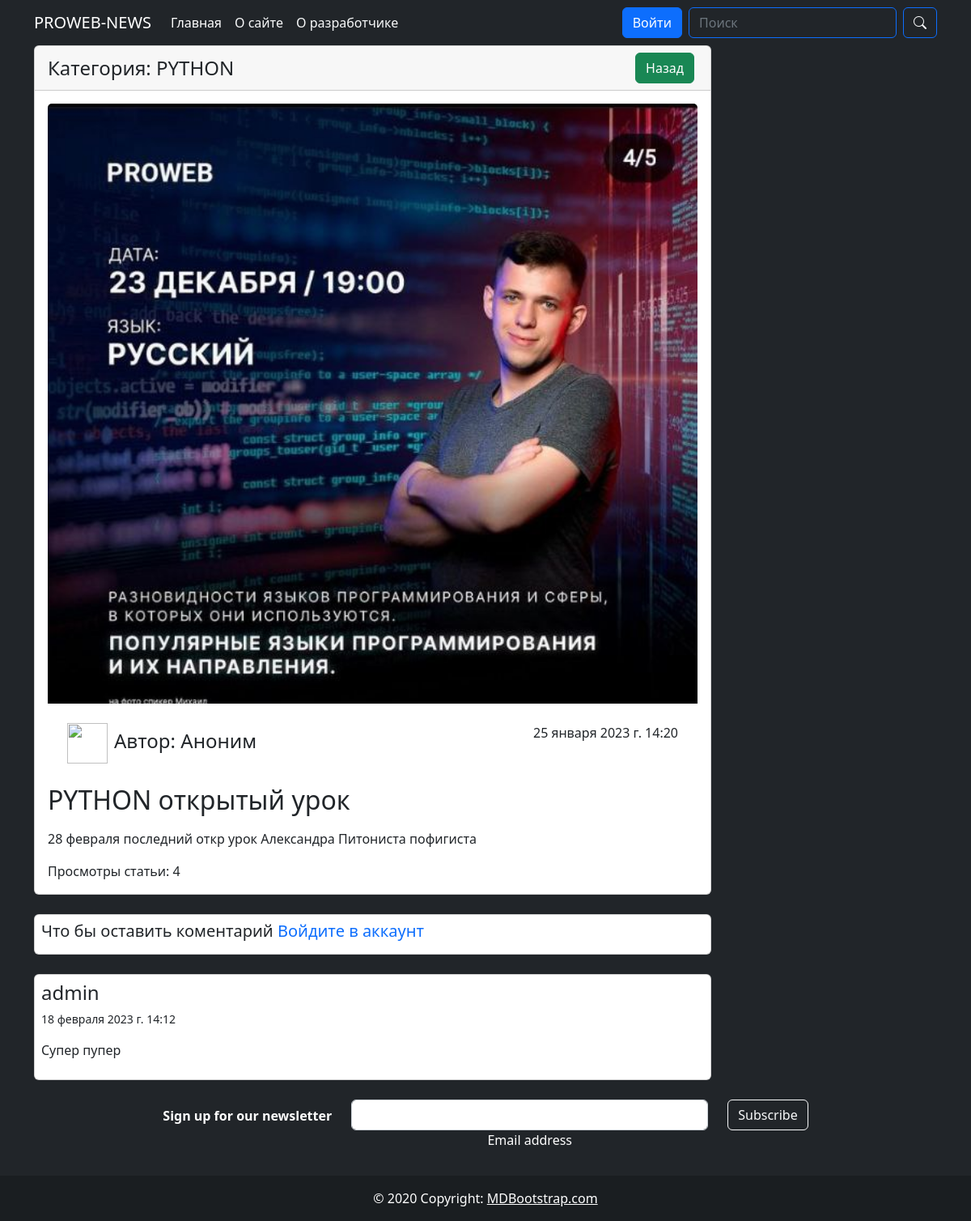
The app's page /article/1 with its own data.
### blog/models.py (models this page shows, shortened)
class Article(models.Model):
    title = models.CharField(max_length=255, verbose_name='Название статьи')
    content = models.TextField(verbose_name='Описание статьи')
    photo = models.ImageField(upload_to='photo/', blank=True, null=True, verbose_name='Добавить картинку')
    created_at = models.DateTimeField(auto_now_add=True, verbose_name='Дата создания')
    updated_at = models.DateTimeField(auto_now=True, verbose_name='Дата обнавления')
    views = models.IntegerField(default=0, verbose_name='Просмотры')
    category = models.ForeignKey(Category, on_delete=models.CASCADE, verbose_name='Категория')
    class Meta:
        verbose_name = 'Статья'
        verbose_name_plural = 'Статьи'

class Category(models.Model):
    title = models.CharField(max_length=255, verbose_name='Название категории')
    def __str__(self):
        return self.title
    class Meta:
        verbose_name = 'Категория'
        verbose_name_plural = 'Категории'

class Comment(models.Model):
    user = models.ForeignKey(User, on_delete=models.CASCADE, verbose_name='Пользователь')
    article = models.ForeignKey(Article, on_delete=models.CASCADE, verbose_name='Статья')
    text = models.TextField(verbose_name='Коментарий')
    created_at = models.DateTimeField(auto_now_add=True, verbose_name='Дата добавления')
    class Meta:
        verbose_name = 'Коментарий'
        verbose_name_plural = 'Коментарии'

### blog/views.py (the view)
# urls.py: path('article/<int:pk>', ArticleDetailView.as_view(), name='article'),
class ArticleDetailView(DetailView):  # article_deteil.html
    model = Article
    context_object_name = 'article'
    def get_context_data(self, **kwargs):
        context = super().get_context_data()
        article = Article.objects.get(pk=self.kwargs['pk'])
        if self.request.user.is_authenticated:
            article.views += 1
            article.save()
        context['title'] = f'Статья: {article.title}'
        if self.request.user.is_authenticated:
            context['comment_form'] = CommentForm()
        context['comments'] = Comment.objects.filter(article=article)
        return context

### blog/forms.py
class LoginForm(AuthenticationForm):
    username = forms.CharField(max_length=50, widget=forms.TextInput(attrs={
        'class': 'form-control',
        'placeholder': 'Имя пользователя'
    }))
    password = forms.CharField(widget=forms.PasswordInput(attrs={
        'class': 'form-control',
        'placeholder': 'Пароль'
    }))

class RegistrationFrom(UserCreationForm):
    password1 = forms.CharField(widget=forms.PasswordInput(attrs={
        'class': 'form-control',
        'placeholder': 'Пароль'
    }))
    password2 = forms.CharField(widget=forms.PasswordInput(attrs={
        'class': 'form-control',
        'placeholder': 'Пароль'
    }))
    username = forms.CharField(widget=forms.TextInput(attrs={
        'class': 'form-control',
        'placeholder': 'Имя пользователя'
    }))
    first_name = forms.CharField(widget=forms.TextInput(attrs={
        'class': 'form-control',
        'placeholder': 'Ваше имя'
    }))
    last_name = forms.CharField(widget=forms.TextInput(attrs={
        'class': 'form-control',
        'placeholder': 'Ваша фамилия'
    }))
    email = forms.EmailField(widget=forms.EmailInput(attrs={
        'class': 'form-control',
        'placeholder': 'Ваша почта'
    }))
    class Meta:
        model = User
        fields = ('username',
                  'first_name',
                  'last_name',
                  'email',
                  'password1',
                  'password2')

### blog/context_processors.py (called while the page is built)
def add_my_forms(request):
    return {
        'login_form': LoginForm(),
        'register_form': RegistrationFrom(),
        'edit_account': EditAccountForm(),
        'edit_profile': EditProfileForm()
    }

### blog/templates/blog/article_detail.html (shortened to what this page needs)
{% extends 'base.html' %}
{% block main %}
<div class="d-flex justify-content-between">
    <div class="col-9">
        <div class="card">
            <div class="card-header d-flex justify-content-between align-items-center">
                <div class="card_category">
                    <a href="" class="h4 text-dark navbar-brand fs-4">Категория: {{ article.category }}</a>
                </div>
                <div class="d-flex justify-content-between">
                    <a href="{% url 'index' %}" class="btn btn-success mx-1">Назад</a>
                </div>
            </div>
            <div class="card-body">
                {% if article.photo %}
                <img src="{{ article.photo.url }}" class="card-img-top" alt="...">
                {% else %}
                <img src="https://pvp.vkplay.ru/s3/upload/ruescommand/966ad75f3c3fffb06d9c3866542e12d1_1574343363.jpg"
                     class="card-img-top" alt="...">
                {% endif %}
                <div class="d-flex justify-content-between p-4">
                    <div class="d-flex justify-content-between">
                        <img src="https://pvp.vkplay.ru/s3/upload/ruescommand/966ad75f3c3fffb06d9c3866542e12d1_1574343363.jpg"
                             width="50" height="50" alt="">
                        <h4 class="p-2">Автор: Аноним</h4>
                    </div>
                    <p>{{ article.created_at }}</p>
                </div>
                <h2>{{ article.title }}</h2>
                <p>{{ article.content|linebreaks }}</p>
                <span>Просмотры статьи: {{ article.views }}</span>
            </div>
        </div>
        <div class="card mt-4 p-2">
            {% if request.user.is_authenticated %}
            <form action="{% url 'save_comment' article.pk %}" method="post">
                {% csrf_token %}
                {{ comment_form.as_p }}
                <button type="submit" class="btn btn-secondary">Оставить комментарий</button>
            </form>
            {% else %}
            <h5>Что бы оставить коментарий <a class="link-primary navbar-brand" href="{% url 'login' %}">Войдите в аккаунт</a></h5>
            {% endif %}
        </div>
        {% for comment in comments %}
            <div class="card mt-4 p-2 ">
                <div class="d-flex  justify-content-between align-items-center">
                <div class="comment_info">
                <h4>{{ comment.user.username }}</h4>
                <p class="small">{{ comment.created_at }}</p>
                <p>{{ comment.text }}</p>
                </div>
                </div>
            </div>
        {% endfor %}
    </div>
    <div class="col-3">
    </div>
</div>
{% endblock main %}

### templates/base.html (shortened to what this page needs)
<!doctype html>
<html lang="en">
<head>
    <link href="https://cdn.jsdelivr.net/npm/bootstrap@5.2.3/dist/css/bootstrap.min.css" rel="stylesheet">
    <link rel="stylesheet" href="https://cdn.jsdelivr.net/npm/bootstrap-icons@1.10.2/font/bootstrap-icons.css">
</head>
<body class="bg-dark">
<nav class="navbar navbar-expand-lg bg-dark navbar-dark">
  <div class="container">
    <a class="navbar-brand" href="{% url 'index' %}">PROWEB-NEWS</a>
    <div class="collapse navbar-collapse" id="navbarSupportedContent">
      <ul class="navbar-nav me-auto mb-2 mb-lg-0">
        <li class="nav-item">
          <a class="nav-link active" aria-current="page" href="{% url 'index' %}">Главная</a>
        </li>
        <li class="nav-item">
          <a class="nav-link text-light" href="#">О сайте</a>
        </li>
        <li class="nav-item">
          <a class="nav-link text-light" href="#">О разработчике</a>
        </li>
      </ul>
      <ul class="navbar-nav   mb-2 mb-lg-0">
        {% if not request.user.is_authenticated %}
        <li class="nav-item mx-2">
          <a class="btn btn-primary" data-bs-toggle="modal" href="#exampleModalToggle" role="button">Войти</a>
        </li>
        {% endif %}
        <li class="nav-item">
          <form class="d-flex" role="search" method="get" action="{% url 'search' %}">
        <input name="q" class="form-control me-2 bg-dark text-light border-primary" type="search" placeholder="Поиск" aria-label="Поиск">
        <button class="btn btn-outline-primary  text-light" type="submit"><i class="bi bi-search"></i></button>
      </form>
        </li>
      </ul>
    </div>
  </div>
</nav>
<div class="container" style="min-height:1000px">
  {% block main %}
  {% endblock main %}
</div>
{% include 'components/footer.html' %}
</body>
</html>

### templates/components/footer.html
<footer class="bg-dark text-center text-white">
  <div class="container p-4 pb-0">
    <section class="">
      <form action="">
        <div class="row d-flex justify-content-center">
          <div class="col-auto">
            <p class="pt-2">
              <strong>Sign up for our newsletter</strong>
            </p>
          </div>
          <div class="col-md-5 col-12">
            <div class="form-outline form-white mb-4">
              <input type="email" id="form5Example29" class="form-control" />
              <label class="form-label" for="form5Example29">Email address</label>
            </div>
          </div>
          <div class="col-auto">
            <button type="submit" class="btn btn-outline-light mb-4">
              Subscribe
            </button>
          </div>
        </div>
      </form>
    </section>
  </div>
  <div class="text-center p-3" style="background-color: rgba(0, 0, 0, 0.2);">
    © 2020 Copyright:
    <a class="text-white" href="https://mdbootstrap.com/">MDBootstrap.com</a>
  </div>
</footer>

### records on screen
Article: category "PYTHON", photo (picture), created_at "25 января 2023 г. 14:20", title "PYTHON открытый урок", content "28 февраля последний откр урок Александра Питониста пофигиста", views "4"
Comment: user.username "admin", created_at "18 февраля 2023 г. 14:12", text "Супер пупер"
